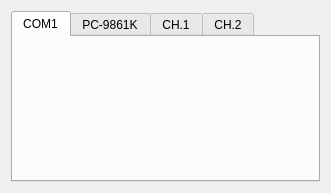
<?xml version="1.0" encoding="UTF-8"?>
<ui version="4.0">
 <class>SerialPage</class>
 <widget class="QWidget" name="SerialPage">
  <layout class="QVBoxLayout" name="mainLayout">
   <item>
    <widget class="QTabWidget" name="serialTabs">
     <widget class="SerialPortBox" name="com1Box">
      <attribute name="title">
       <string>COM1</string>
      </attribute>
     </widget>
     <widget class="QWidget" name="pc9861Tab">
      <attribute name="title">
       <string>PC-9861K</string>
      </attribute>
      <layout class="QVBoxLayout" name="pc9861Layout">
       <item>
        <widget class="QCheckBox" name="pc9861_e">
         <property name="text">
          <string>&amp;Enable the PC-9861K board (two more channels)</string>
         </property>
        </widget>
       </item>
       <item>
        <layout class="QGridLayout" name="pc9861Grid">
         <item row="0" column="1">
          <widget class="QLabel" name="speedHeader">
           <property name="text">
            <string>Speed</string>
           </property>
          </widget>
         </item>
         <item row="0" column="2">
          <widget class="QLabel" name="intHeader">
           <property name="text">
            <string>Interrupt</string>
           </property>
          </widget>
         </item>
         <item row="0" column="3">
          <widget class="QLabel" name="modeHeader">
           <property name="text">
            <string>Mode</string>
           </property>
          </widget>
         </item>
         <item row="1" column="0">
          <widget class="QLabel" name="ch1Label">
           <property name="text">
            <string>CH.1:</string>
           </property>
          </widget>
         </item>
         <item row="1" column="1">
          <widget class="QComboBox" name="ch1Speed"/>
         </item>
         <item row="1" column="2">
          <widget class="QComboBox" name="ch1Int"/>
         </item>
         <item row="1" column="3">
          <widget class="QComboBox" name="ch1Mode"/>
         </item>
         <item row="2" column="0">
          <widget class="QLabel" name="ch2Label">
           <property name="text">
            <string>CH.2:</string>
           </property>
          </widget>
         </item>
         <item row="2" column="1">
          <widget class="QComboBox" name="ch2Speed"/>
         </item>
         <item row="2" column="2">
          <widget class="QComboBox" name="ch2Int"/>
         </item>
         <item row="2" column="3">
          <widget class="QComboBox" name="ch2Mode"/>
         </item>
         <item row="1" column="4">
          <spacer name="pc9861GridSpacer">
           <property name="orientation">
            <enum>Qt::Horizontal</enum>
           </property>
          </spacer>
         </item>
        </layout>
       </item>
       <item>
        <layout class="QHBoxLayout" name="pc9861DipRow">
         <item>
          <widget class="QLabel" name="pc9861DipLabel">
           <property name="text">
            <string>DIP switches and jumpers:</string>
           </property>
          </widget>
         </item>
         <item>
          <widget class="DipSwView" name="pc9861Dipsw"/>
         </item>
         <item>
          <spacer name="pc9861DipSpacer">
           <property name="orientation">
            <enum>Qt::Horizontal</enum>
           </property>
          </spacer>
         </item>
        </layout>
       </item>
       <item>
        <spacer name="pc9861Spacer">
         <property name="orientation">
          <enum>Qt::Vertical</enum>
         </property>
        </spacer>
       </item>
      </layout>
     </widget>
     <widget class="SerialPortBox" name="ch1Box">
      <attribute name="title">
       <string>CH.1</string>
      </attribute>
     </widget>
     <widget class="SerialPortBox" name="ch2Box">
      <attribute name="title">
       <string>CH.2</string>
      </attribute>
     </widget>
    </widget>
   </item>
  </layout>
 </widget>
 <customwidgets>
  <customwidget>
   <class>DipSwView</class>
   <extends>QWidget</extends>
   <header>prefs/dipswview.h</header>
  </customwidget>
  <customwidget>
   <class>SerialPortBox</class>
   <extends>QWidget</extends>
   <header>prefs/serialportbox.h</header>
   <container>1</container>
  </customwidget>
 </customwidgets>
 <resources/>
 <connections/>
</ui>
